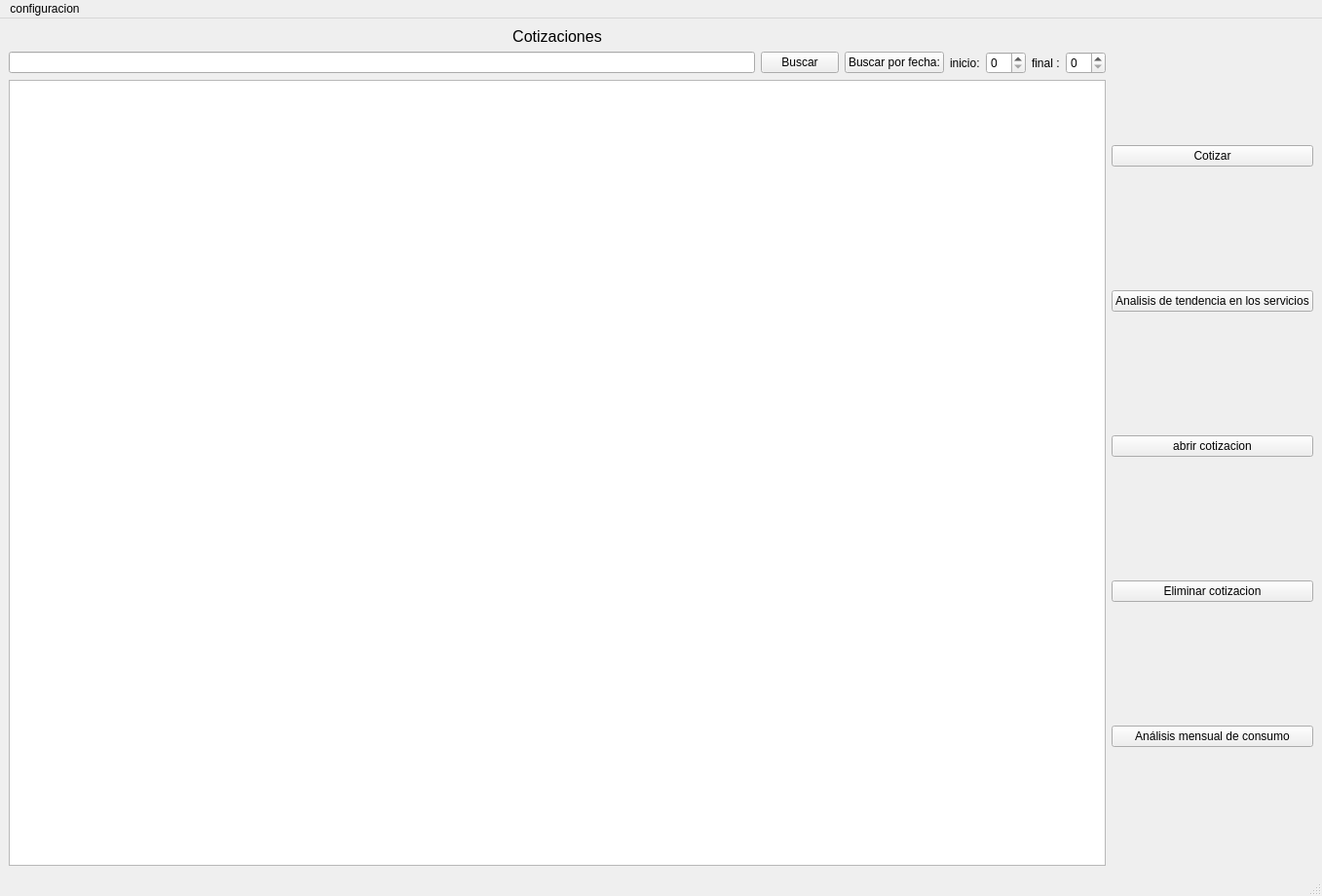
<?xml version="1.0" encoding="UTF-8"?>
<ui version="4.0">
 <class>MainWindow</class>
 <widget class="QMainWindow" name="MainWindow">
  <property name="geometry">
   <rect>
    <x>0</x>
    <y>0</y>
    <width>1357</width>
    <height>920</height>
   </rect>
  </property>
  <property name="windowTitle">
   <string>MainWindow</string>
  </property>
  <property name="statusTip">
   <string/>
  </property>
  <widget class="QWidget" name="centralwidget">
   <layout class="QHBoxLayout" name="horizontalLayout">
    <item>
     <layout class="QVBoxLayout" name="verticalLayout_2">
      <item>
       <widget class="QLabel" name="label">
        <property name="font">
         <font>
          <pointsize>12</pointsize>
         </font>
        </property>
        <property name="text">
         <string>Cotizaciones</string>
        </property>
        <property name="alignment">
         <set>Qt::AlignCenter</set>
        </property>
       </widget>
      </item>
      <item>
       <layout class="QHBoxLayout" name="horizontalLayout_2">
        <item>
         <widget class="QLineEdit" name="line_search"/>
        </item>
        <item>
         <widget class="QPushButton" name="button_search">
          <property name="text">
           <string>Buscar</string>
          </property>
         </widget>
        </item>
        <item>
         <layout class="QHBoxLayout" name="horizontalLayout_3">
          <item>
           <widget class="QPushButton" name="button_date_search">
            <property name="text">
             <string>Buscar por fecha:</string>
            </property>
           </widget>
          </item>
          <item>
           <widget class="QLabel" name="label_2">
            <property name="text">
             <string>inicio:</string>
            </property>
           </widget>
          </item>
          <item>
           <widget class="QSpinBox" name="start"/>
          </item>
          <item>
           <widget class="QLabel" name="label_3">
            <property name="text">
             <string>final :</string>
            </property>
           </widget>
          </item>
          <item>
           <widget class="QSpinBox" name="end"/>
          </item>
         </layout>
        </item>
       </layout>
      </item>
      <item>
       <widget class="QListWidget" name="cot_lista"/>
      </item>
     </layout>
    </item>
    <item>
     <layout class="QVBoxLayout" name="verticalLayout">
      <item>
       <widget class="QPushButton" name="button_cot">
        <property name="styleSheet">
         <string notr="true"/>
        </property>
        <property name="text">
         <string>Cotizar</string>
        </property>
       </widget>
      </item>
      <item>
       <widget class="QPushButton" name="button_tend_servicios">
        <property name="text">
         <string>Analisis de tendencia en los servicios</string>
        </property>
       </widget>
      </item>
      <item>
       <widget class="QPushButton" name="button_past_service">
        <property name="text">
         <string>abrir cotizacion</string>
        </property>
       </widget>
      </item>
      <item>
       <widget class="QPushButton" name="eliminar">
        <property name="text">
         <string>Eliminar cotizacion</string>
        </property>
       </widget>
      </item>
      <item>
       <widget class="QPushButton" name="button_mens_consume">
        <property name="text">
         <string>Análisis mensual de consumo</string>
        </property>
       </widget>
      </item>
     </layout>
    </item>
   </layout>
  </widget>
  <widget class="QMenuBar" name="menubar">
   <property name="geometry">
    <rect>
     <x>0</x>
     <y>0</y>
     <width>1357</width>
     <height>26</height>
    </rect>
   </property>
   <widget class="QMenu" name="menuconfiguracion">
    <property name="title">
     <string>configuracion</string>
    </property>
    <addaction name="separator"/>
    <addaction name="actionimpresora"/>
    <addaction name="actionGeneral"/>
    <addaction name="actionmaterial_2"/>
   </widget>
   <addaction name="menuconfiguracion"/>
  </widget>
  <widget class="QStatusBar" name="statusbar"/>
  <action name="actionimpresora">
   <property name="text">
    <string>Impresora</string>
   </property>
  </action>
  <action name="actionmaterial">
   <property name="text">
    <string>Materiales</string>
   </property>
  </action>
  <action name="actionGeneral">
   <property name="text">
    <string>General</string>
   </property>
  </action>
  <action name="actionmaterial_2">
   <property name="text">
    <string>material</string>
   </property>
  </action>
 </widget>
 <resources>
  <include location="../../../../../proyects_u/impresion/resource.qrc"/>
 </resources>
 <connections/>
</ui>
